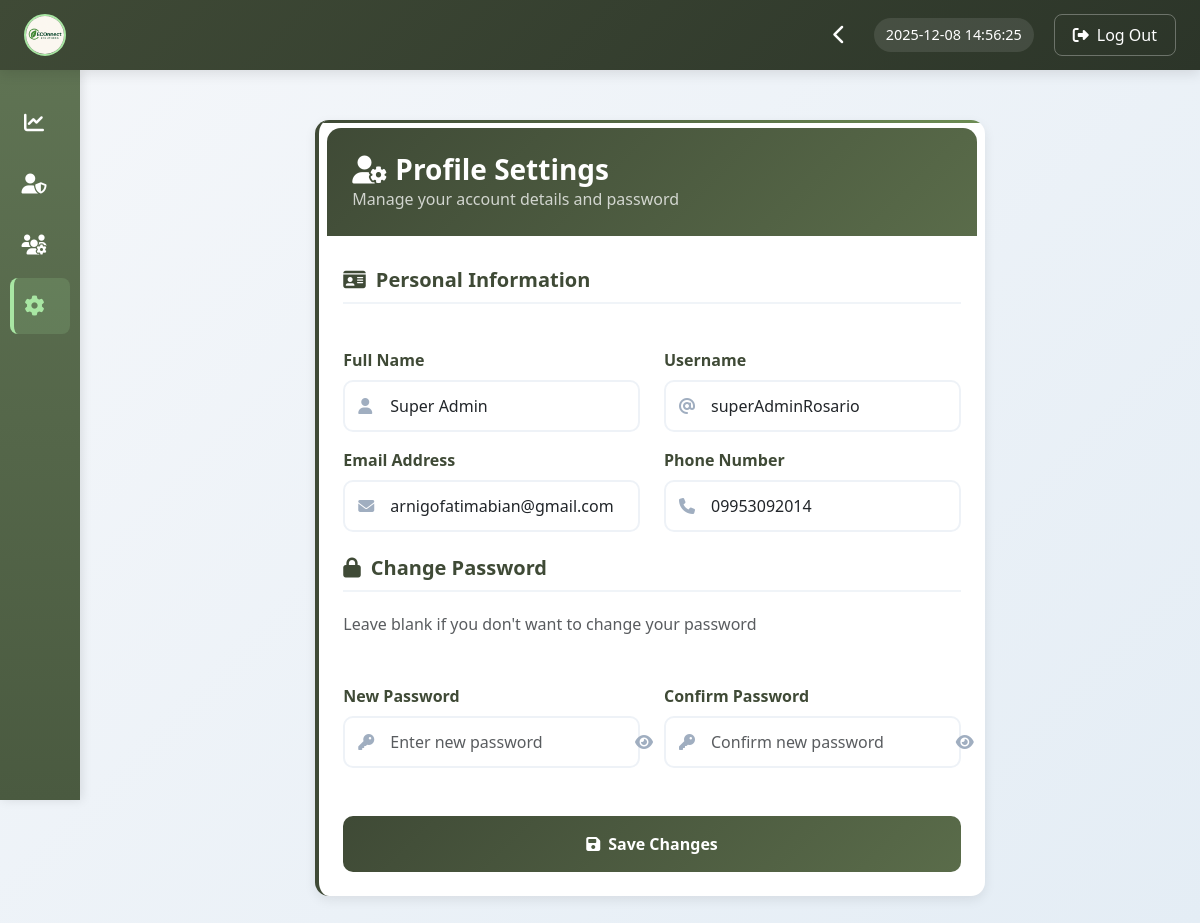
The app's page /superAdmin/profile_settings.php (signed in) with its own data.
### tables this page shows
CREATE TABLE `super_admin` (
  `id` int(11) NOT NULL,
  `name` varchar(100) NOT NULL,
  `username` varchar(50) NOT NULL,
  `city` varchar(255) DEFAULT NULL,
  `email` varchar(100) NOT NULL,
  `phone` varchar(20) DEFAULT NULL,
  `password` varchar(255) NOT NULL,
  `created_at` timestamp NOT NULL DEFAULT current_timestamp()
);

### superAdmin/profile_settings.php (the view, shortened to what this page needs)
<?php
include "../db_connect.php";
$admin_id = $_SESSION['super_admin_id'];
$stmt = $conn->prepare("SELECT * FROM super_admin WHERE id = ?");
$stmt->bind_param("i", $admin_id);
$stmt->execute();
$user = $stmt->get_result()->fetch_assoc();
$old = [
    'name' => $user['name'],
    'username' => $user['username'],
    'email' => $user['email'],
    'phone' => $user['phone']
];
?>
<!DOCTYPE html>
<html lang="en">
<head>
    <link rel="stylesheet" href="superAdmin.css">
    <link href="https://cdn.jsdelivr.net/npm/bootstrap@5.3.2/dist/css/bootstrap.min.css" rel="stylesheet">
    <link rel="stylesheet" href="https://cdnjs.cloudflare.com/ajax/libs/font-awesome/6.4.0/css/all.min.css">
</head>
<body>
<?php include "header.php"; ?>
<div class="content-area">
    <div class="container">
        <div class="row justify-content-center">
            <div class="col-lg-8 col-md-10">
                <div class="card profile-card p-4">
                    <div class="profile-header">
                        <h3 class="mb-0 fw-bold"><i class="fas fa-user-cog me-2"></i>Profile Settings</h3>
                        <p class="mb-0 opacity-75">Manage your account details and password</p>
                    </div>
                    <form id="profileForm" method="POST">
                        <div class="row">
                            <div class="col-12 mb-4">
                                <h5 class="section-title">
                                    <i class="fas fa-id-card"></i>
                                    Personal Information
                                </h5>
                            </div>
                            <div class="col-md-6 mb-3">
                                <label class="form-label">Full Name</label>
                                <div class="input-group-icon">
                                    <i class="fas fa-user"></i>
                                    <input type="text" name="name" class="form-control"
                                           value="<?= htmlspecialchars($old['name']) ?>" required>
                                </div>
                            </div>
                            <div class="col-md-6 mb-3">
                                <label class="form-label">Username</label>
                                <div class="input-group-icon">
                                    <i class="fas fa-at"></i>
                                    <input type="text" name="username" class="form-control"
                                           value="<?= htmlspecialchars($old['username']) ?>" required>
                                </div>
                            </div>
                            <div class="col-md-6 mb-3">
                                <label class="form-label">Email Address</label>
                                <div class="input-group-icon">
                                    <i class="fas fa-envelope"></i>
                                    <input type="email" name="email" class="form-control"
                                           value="<?= htmlspecialchars($old['email']) ?>" required>
                                </div>
                            </div>
                            <div class="col-md-6 mb-4">
                                <label class="form-label">Phone Number</label>
                                <div class="input-group-icon">
                                    <i class="fas fa-phone"></i>
                                    <input type="text" name="phone" class="form-control"
                                           value="<?= htmlspecialchars($old['phone']) ?>" required>
                                </div>
                            </div>
                            <div class="col-12 mb-4">
                                <h5 class="section-title">
                                    <i class="fas fa-lock"></i>
                                    Change Password
                                </h5>
                                <p class="text-muted mb-4">Leave blank if you don't want to change your password</p>
                            </div>
                            <div class="col-md-6 mb-3">
                                <label class="form-label">New Password</label>
                                <div class="input-group-icon">
                                    <i class="fas fa-key"></i>
                                    <input type="password" id="password" name="password" class="form-control"
                                           placeholder="Enter new password">
                                    <button type="button" class="password-toggle-btn" onclick="togglePassword('password', this)">
                                        <i class="fas fa-eye"></i>
                                    </button>
                                </div>
                            </div>
                            <div class="col-md-6 mb-4">
                                <label class="form-label">Confirm Password</label>
                                <div class="input-group-icon">
                                    <i class="fas fa-key"></i>
                                    <input type="password" id="confirm_password" name="confirm_password" class="form-control"
                                           placeholder="Confirm new password">
                                    <button type="button" class="password-toggle-btn" onclick="togglePassword('confirm_password', this)">
                                        <i class="fas fa-eye"></i>
                                    </button>
                                </div>
                            </div>
                            <div class="col-12 mt-4">
                                <button type="button" class="btn btn-primary py-3" id="saveBtn">
                                    <i class="fas fa-save me-2"></i>Save Changes
                                </button>
                            </div>
                        </div>
                    </form>
                </div>
            </div>
        </div>
    </div>
</div>
</body>
</html>

### superAdmin/superAdmin.css (style rules this page uses)
body { background-size: cover; min-height: 100vh; }

### superAdmin/profile_settings.php (style rules this page uses)
:root { --primary-color: #3f4a36; --secondary-color: #6c757d; --success-color: #198754; --info-color: #0dcaf0; --warning-color: #ffc107; --danger-color: #dc3545; --light-color: #f8f9fa; --dark-color: #212529; --card-shadow: 0 4px 12px rgba(0, 0, 0, 0.08); --transition-speed: 0.3s; }
body { background: linear-gradient(135deg, #f5f7fa 0%, #e4edf5 100%) !important; min-height: 100vh; font-family: 'Segoe UI', Tahoma, Geneva, Verdana, sans-serif; color: #333; }
.content-area { margin-left: 100px; padding: 100px 30px 30px; transition: margin-left var(--transition-speed) ease; min-height: calc(100vh - 70px); }
.profile-card { border-radius: 14px; background: white; box-shadow: var(--card-shadow); border: none; overflow: hidden; transition: all var(--transition-speed) ease; border-left: 4px solid var(--primary-color); position: relative; }
.profile-card::before { content: ''; position: absolute; top: 0; left: 0; width: 100%; height: 3px; background: linear-gradient(90deg, var(--primary-color), #6d8c54); }
.profile-header { background: linear-gradient(135deg, var(--primary-color) 0%, #5a6c4a 100%); color: white; padding: 25px; margin: -1rem -1rem 2rem -1rem; border-radius: 14px 14px 0 0; }
.form-control { border: 2px solid #eef2f7; border-radius: 10px; padding: 12px 15px; transition: var(--transition-speed); }
.form-label { font-weight: 600; color: var(--primary-color); margin-bottom: 8px; }
.btn-primary { background: linear-gradient(135deg, var(--primary-color) 0%, #5a6c4a 100%); border: none; color: white; padding: 12px 30px; border-radius: 10px; font-weight: 600; transition: var(--transition-speed); width: 100%; }
.section-title { color: var(--primary-color); font-weight: 600; margin-bottom: 20px; padding-bottom: 10px; border-bottom: 2px solid #f0f4f8; display: flex; align-items: center; gap: 10px; }
.section-title i { color: var(--primary-color); }
.input-group-icon { position: relative; }
.input-group-icon i { position: absolute; left: 15px; top: 50%; transform: translateY(-50%); color: #a0aec0; z-index: 4; }
.input-group-icon .form-control { padding-left: 45px; }
.password-toggle-btn { position: absolute; right: 10px; top: 50%; transform: translateY(-50%); background: none; border: none; color: #a0aec0; cursor: pointer; z-index: 5; padding: 5px; }

### superAdmin/header.php (style rules this page uses)
* { box-sizing: border-box; margin: 0; padding: 0; }
body { font-family: 'Segoe UI', Tahoma, Geneva, Verdana, sans-serif; background-color: #f5f7fa; color: #333; min-height: 100vh; }
.content-area { margin-left: 270px; padding: 30px; margin-top: 90px; transition: margin-left 0.3s ease; }
.sidebar.collapsed ~ .content-area { margin-left: 100px; }

### records on screen
super_admin: name "Super Admin", username "superAdminRosario", email "arnigofatimabian@gmail.com", phone "09953092014"
